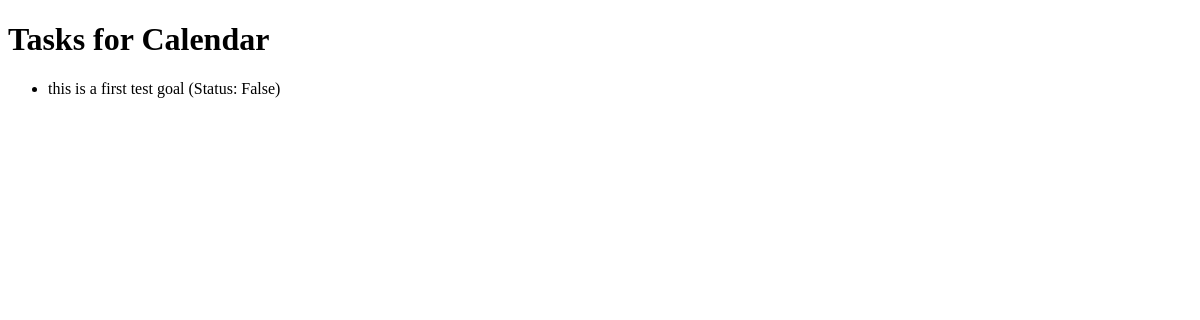
Before: /user/1/goals/ with the older database file.
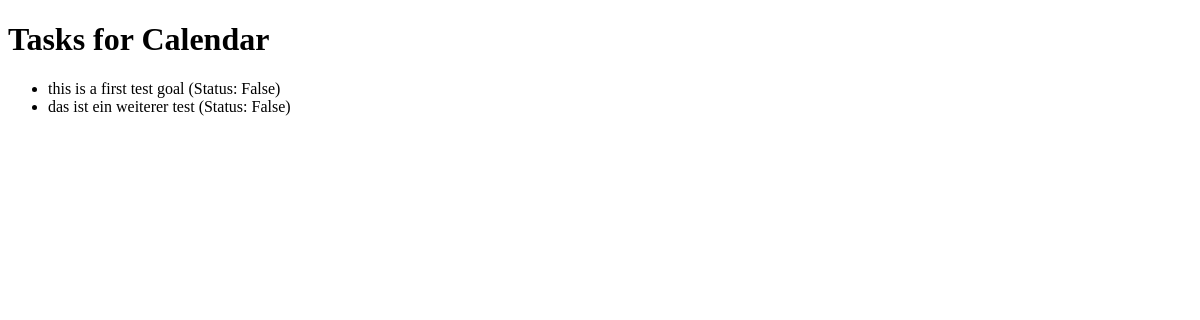
After: the same page with the newer database file.
### studyplanner/models.py (models this page shows)
class Goal(models.Model):
    name = models.CharField(max_length=100)
    description = models.TextField(blank=True, null=True)
    target_value = models.IntegerField(default=0)
    current_value = models.IntegerField(default=0)
    status = models.BooleanField(default=False)
    user = models.ForeignKey(User, on_delete=models.CASCADE)
    habit = models.OneToOneField(Habit, on_delete=models.CASCADE)
    category = models.ForeignKey(Category, on_delete=models.CASCADE, default=1)

### studyplanner/views.py (the view)
# urls.py: path('user/<int:user_id>/goals/', views.goals_by_user, name='goals_by_user'),
def goals_by_user(request, user_id):
    goals = Goal.objects.filter(user_id=user_id)
    return render(request, 'goals_by_user.html', {'goals': goals})

### studyplanner/templates/goals_by_user.html (shortened to what this page needs)
<!DOCTYPE html>
<html lang="en">
<head>
</head>
<body>
    <h1>Tasks for Calendar</h1>
    <ul>
        {% for goal in goals %}
            <li>{{ goal.name }} (Status: {{ goal.status }})</li>
        {% empty %}
            <li>No goals found for this user.</li>
        {% endfor %}
    </ul>
</body>
</html>

Changed rows visible on the page:
added Goal: name "das ist ein weiterer test", status "False"
